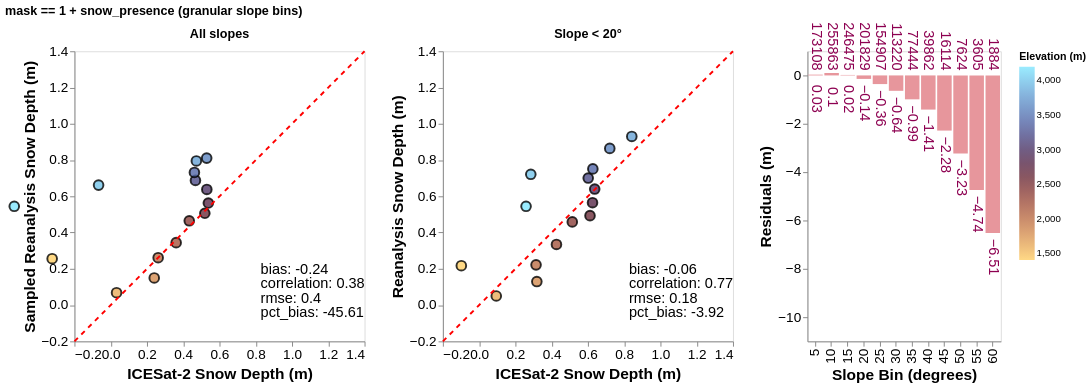

Source (notebook cell):
### Code cell
# Filter: mask == 1 (granular slope bins) with snow_presence filter
import datetime

# Compute snow_on_dates from median_sd
snow_on_dates = median_sd.time.where(median_sd.SD_Post != 0).dropna('time')

# Add snow_presence column to atl06sr_gdf based on acqdate
atl06sr_gdf.loc[:, 'snow_presence'] = 0
for day in snow_on_dates.values:
    py_datetime = day.astype('M8[ms]').astype(datetime.datetime)
    py_date = py_datetime.date()
    atl06sr_gdf.loc[atl06sr_gdf['acqdate'] == py_date, 'snow_presence'] = 1

print(f"Total points: {len(atl06sr_gdf)}")
print(f"Points with snow_presence==1: {(atl06sr_gdf['snow_presence']==1).sum()} ({(atl06sr_gdf['snow_presence']==1).sum()/len(atl06sr_gdf)*100:.1f}%)")

# Filter: mask == 1 AND snow_presence == 1
filter_mask_snow = (atl06sr_gdf['mask'] == 1) & (atl06sr_gdf['snow_presence'] == 1)

scatter_mask_g, residual_mask_g, metrics_mask_g = compute_binned_data(
    atl06sr_gdf, filter_mask_snow, elev_min, elev_max, slope_min_granular, slope_max_granular
)
print_metrics_summary(metrics_mask_g, "mask == 1 + snow_presence (granular slope bins)")
create_combined_chart(scatter_mask_g, residual_mask_g, metrics_mask_g, title='mask == 1 + snow_presence (granular slope bins)')

### Figure 1 — Vega-Lite specification as saved in the notebook (floating-point values rounded to 4 significant figures; data arrays with more than 128 entries replaced by an {"elided": "..."} marker saying what was removed)
{"config": {"view": {"continuousWidth": 300, "continuousHeight": 300}, "axis": {"grid": false, "labelFontSize": 14, "titleFontSize": 16}}, "hconcat": [{"hconcat": [{"layer": [{"data": {"name": "data-13445c29d111691464284faf0c055df0"}, "mark": {"type": "circle", "opacity": 0.8, "size": 100, "stroke": "black"}, "encoding": {"color": {"field": "elevation_bin", "scale": {"range": {"elided": "256 str values"}}, "title": "Elevation (m)", "type": "quantitative"}, "x": {"field": "x_medians", "scale": {"domain": [-0.2, 1.3]}, "title": "ICESat-2 Snow Depth (m)", "type": "quantitative"}, "y": {"field": "y_medians", "scale": {"domain": [-0.2, 1.3]}, "title": "Sampled Reanalysis Snow Depth (m)", "type": "quantitative"}}, "title": "All slopes"}, {"data": {"name": "data-cd27906f33c5e329deb7218c38520214"}, "mark": {"type": "line", "color": "red", "strokeDash": [5, 5]}, "encoding": {"x": {"field": "x", "type": "quantitative"}, "y": {"field": "y", "type": "quantitative"}}}, {"data": {"name": "data-187fa05f682b432b656985a17b846837"}, "mark": {"type": "text", "align": "left", "baseline": "middle", "dx": 5, "fontSize": 15}, "encoding": {"text": {"field": "annotation_text", "type": "nominal"}, "x": {"field": "x_pos", "type": "quantitative"}, "y": {"field": "y_pos", "type": "quantitative"}}, "transform": [{"calculate": "datum.metric_label + ': ' + datum.metric_2f", "as": "annotation_text"}]}]}, {"layer": [{"data": {"name": "data-5cc1579a38129e7770ef068387d8f81b"}, "mark": {"type": "circle", "opacity": 0.8, "size": 100, "stroke": "black"}, "encoding": {"color": {"field": "elevation_bin", "scale": {"range": {"elided": "256 str values"}}, "type": "quantitative"}, "x": {"field": "x_medians", "scale": {"domain": [-0.2, 1.4]}, "title": "ICESat-2 Snow Depth (m)", "type": "quantitative"}, "y": {"field": "y_medians", "scale": {"domain": [-0.2, 1.4]}, "title": "Reanalysis Snow Depth (m)", "type": "quantitative"}}, "title": "Slope < 20°"}, {"data": {"name": "data-cd27906f33c5e329deb7218c38520214"}, "mark": {"type": "line", "color": "red", "strokeDash": [5, 5]}, "encoding": {"x": {"field": "x", "type": "quantitative"}, "y": {"field": "y", "type": "quantitative"}}}, {"data": {"name": "data-e71d598bcc1e45c8d3cfbc7aeec840de"}, "mark": {"type": "text", "align": "left", "baseline": "middle", "dx": 5, "fontSize": 15}, "encoding": {"text": {"field": "annotation_text", "type": "nominal"}, "x": {"field": "x_pos", "type": "quantitative"}, "y": {"field": "y_pos", "type": "quantitative"}}, "transform": [{"calculate": "datum.metric_label + ': ' + datum.metric_2f", "as": "annotation_text"}]}]}]}, {"layer": [{"mark": {"type": "bar", "color": "#E7969C"}, "encoding": {"x": {"field": "slope_bin", "title": "Slope Bin (degrees)", "type": "ordinal"}, "y": {"field": "residuals", "scale": {"domain": [-10.25, 1.0]}, "title": "Residuals (m)", "type": "quantitative"}}}, {"mark": {"type": "text", "align": "center", "angle": 90, "baseline": "bottom", "color": "#8D0051", "dx": 25, "dy": 7, "fontSize": 15}, "encoding": {"text": {"field": "annotation", "type": "quantitative"}, "x": {"field": "slope_bin", "type": "ordinal"}, "y": {"field": "residuals", "type": "quantitative"}}}, {"mark": {"type": "text", "align": "right", "angle": 90, "baseline": "bottom", "color": "#8D0051", "dx": 0, "dy": 7, "fontSize": 15}, "encoding": {"text": {"field": "sample_size_annotation", "type": "quantitative"}, "x": {"field": "slope_bin", "type": "ordinal"}, "y": {"field": "y_pos", "type": "quantitative"}}}], "data": {"name": "data-6a0697893dc52ecbfe0b7504850e5455"}, "width": 200}], "title": "mask == 1 + snow_presence (granular slope bins)", "$schema": "https://vega.github.io/schema/vega-lite/v5.20.1.json", "datasets": {"data-13445c29d111691464284faf0c055df0": [{"x_medians": null, "y_medians": null, "labels": "all_by_elevation", "elevation_bin": 1200}, {"x_medians": -0.323, "y_medians": 0.2558, "labels": "all_by_elevation", "elevation_bin": 1400}, {"x_medians": 0.0322, "y_medians": 0.0682, "labels": "all_by_elevation", "elevation_bin": 1600}, {"x_medians": 0.24, "y_medians": 0.1496, "labels": "all_by_elevation", "elevation_bin": 1800}, {"x_medians": 0.2616, "y_medians": 0.2614, "labels": "all_by_elevation", "elevation_bin": 2000}, {"x_medians": 0.3609, "y_medians": 0.3444, "labels": "all_by_elevation", "elevation_bin": 2200}, {"x_medians": 0.4331, "y_medians": 0.4648, "labels": "all_by_elevation", "elevation_bin": 2400}, {"x_medians": 0.5191, "y_medians": 0.5064, "labels": "all_by_elevation", "elevation_bin": 2600}, {"x_medians": 0.5384, "y_medians": 0.563, "labels": "all_by_elevation", "elevation_bin": 2800}, {"x_medians": 0.53, "y_medians": 0.6379, "labels": "all_by_elevation", "elevation_bin": 3000}, {"x_medians": 0.4673, "y_medians": 0.6876, "labels": "all_by_elevation", "elevation_bin": 3200}, {"x_medians": 0.4615, "y_medians": 0.7316, "labels": "all_by_elevation", "elevation_bin": 3400}, {"x_medians": 0.5293, "y_medians": 0.8108, "labels": "all_by_elevation", "elevation_bin": 3600}, {"x_medians": 0.4724, "y_medians": 0.795, "labels": "all_by_elevation", "elevation_bin": 3800}, {"x_medians": -0.06693, "y_medians": 0.6618, "labels": "all_by_elevation", "elevation_bin": 4000}, {"x_medians": -0.5321, "y_medians": 0.545, "labels": "all_by_elevation", "elevation_bin": 4200}, {"x_medians": null, "y_medians": null, "labels": "all_by_elevation", "elevation_bin": 4400}], "data-cd27906f33c5e329deb7218c38520214": [{"x": -0.2, "y": -0.2}, {"x": 1.4, "y": 1.4}], "data-187fa05f682b432b656985a17b846837": [{"metric": -0.2373, "metric_label": "bias", "labels": "all_by_elevation", "x_pos": 0.8, "y_pos": 0.2, "metric_2f": -0.24}, {"metric": 0.3838, "metric_label": "correlation", "labels": "all_by_elevation", "x_pos": 0.8, "y_pos": 0.12, "metric_2f": 0.38}, {"metric": 0.3962, "metric_label": "rmse", "labels": "all_by_elevation", "x_pos": 0.8, "y_pos": 0.04, "metric_2f": 0.4}, {"metric": -45.61, "metric_label": "pct_bias", "labels": "all_by_elevation", "x_pos": 0.8, "y_pos": -0.04, "metric_2f": -45.61}], "data-5cc1579a38129e7770ef068387d8f81b": [{"x_medians": null, "y_medians": null, "labels": "under_20slope", "elevation_bin": 1200}, {"x_medians": -0.0983, "y_medians": 0.2172, "labels": "under_20slope", "elevation_bin": 1400}, {"x_medians": 0.09448, "y_medians": 0.0502, "labels": "under_20slope", "elevation_bin": 1600}, {"x_medians": 0.3182, "y_medians": 0.1298, "labels": "under_20slope", "elevation_bin": 1800}, {"x_medians": 0.3138, "y_medians": 0.222, "labels": "under_20slope", "elevation_bin": 2000}, {"x_medians": 0.4264, "y_medians": 0.3344, "labels": "under_20slope", "elevation_bin": 2200}, {"x_medians": 0.5137, "y_medians": 0.4588, "labels": "under_20slope", "elevation_bin": 2400}, {"x_medians": 0.6114, "y_medians": 0.4934, "labels": "under_20slope", "elevation_bin": 2600}, {"x_medians": 0.6253, "y_medians": 0.5648, "labels": "under_20slope", "elevation_bin": 2800}, {"x_medians": 0.6373, "y_medians": 0.64, "labels": "under_20slope", "elevation_bin": 3000}, {"x_medians": 0.6015, "y_medians": 0.7008, "labels": "under_20slope", "elevation_bin": 3200}, {"x_medians": 0.6271, "y_medians": 0.7512, "labels": "under_20slope", "elevation_bin": 3400}, {"x_medians": 0.7204, "y_medians": 0.8642, "labels": "under_20slope", "elevation_bin": 3600}, {"x_medians": 0.8419, "y_medians": 0.93, "labels": "under_20slope", "elevation_bin": 3800}, {"x_medians": 0.2849, "y_medians": 0.7214, "labels": "under_20slope", "elevation_bin": 4000}, {"x_medians": 0.2587, "y_medians": 0.545, "labels": "under_20slope", "elevation_bin": 4200}, {"x_medians": null, "y_medians": null, "labels": "under_20slope", "elevation_bin": 4400}], "data-e71d598bcc1e45c8d3cfbc7aeec840de": [{"metric": -0.05642, "metric_label": "bias", "labels": "under_20slope", "x_pos": 0.8, "y_pos": 0.2, "metric_2f": -0.06}, {"metric": 0.7661, "metric_label": "correlation", "labels": "under_20slope", "x_pos": 0.8, "y_pos": 0.12, "metric_2f": 0.77}, {"metric": 0.1827, "metric_label": "rmse", "labels": "under_20slope", "x_pos": 0.8, "y_pos": 0.04, "metric_2f": 0.18}, {"metric": -3.922, "metric_label": "pct_bias", "labels": "under_20slope", "x_pos": 0.8, "y_pos": -0.04, "metric_2f": -3.92}], "data-6a0697893dc52ecbfe0b7504850e5455": [{"residuals": 0.03222, "sample_size": 173108, "slope_bin": 5, "y_pos": 0.2, "sign": "positive", "annotation": "0.03", "sample_size_annotation": "173108"}, {"residuals": 0.1009, "sample_size": 255863, "slope_bin": 10, "y_pos": 0.2, "sign": "positive", "annotation": "0.1", "sample_size_annotation": "255863"}, {"residuals": 0.01996, "sample_size": 246475, "slope_bin": 15, "y_pos": 0.2, "sign": "positive", "annotation": "0.02", "sample_size_annotation": "246475"}, {"residuals": -0.1439, "sample_size": 201829, "slope_bin": 20, "y_pos": 0.2, "sign": "negative", "annotation": "-0.14", "sample_size_annotation": "201829"}, {"residuals": -0.3579, "sample_size": 154907, "slope_bin": 25, "y_pos": 0.2, "sign": "negative", "annotation": "-0.36", "sample_size_annotation": "154907"}, {"residuals": -0.6366, "sample_size": 113220, "slope_bin": 30, "y_pos": 0.2, "sign": "negative", "annotation": "-0.64", "sample_size_annotation": "113220"}, {"residuals": -0.9891, "sample_size": 77444, "slope_bin": 35, "y_pos": 0.2, "sign": "negative", "annotation": "-0.99", "sample_size_annotation": "77444"}, {"residuals": -1.413, "sample_size": 39862, "slope_bin": 40, "y_pos": 0.2, "sign": "negative", "annotation": "-1.41", "sample_size_annotation": "39862"}, {"residuals": -2.281, "sample_size": 16114, "slope_bin": 45, "y_pos": 0.2, "sign": "negative", "annotation": "-2.28", "sample_size_annotation": "16114"}, {"residuals": -3.234, "sample_size": 7624, "slope_bin": 50, "y_pos": 0.2, "sign": "negative", "annotation": "-3.23", "sample_size_annotation": "7624"}, {"residuals": -4.739, "sample_size": 3605, "slope_bin": 55, "y_pos": 0.2, "sign": "negative", "annotation": "-4.74", "sample_size_annotation": "3605"}, {"residuals": -6.514, "sample_size": 1884, "slope_bin": 60, "y_pos": 0.2, "sign": "negative", "annotation": "-6.51", "sample_size_annotation": "1884"}]}}
